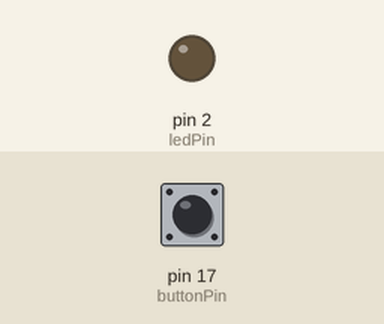
Bench run of a sketch on a simulated Arduino Uno, built with avr-gcc and run on an emulated ATmega328P. Shown: output pins drawn as LEDs (lit = HIGH). Dashed ring = blinking. The test bench sets the inputs (shaded band); at power-on: pin 17 (buttonPin) LOW.

Above: at 1.2 s.
1.3 s: pin 17 (buttonPin) pulled HIGH for 3.2 s
At 1.9 s:
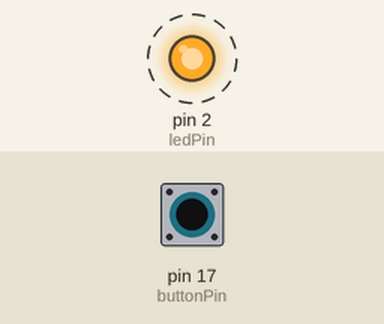
6.0 s: pin 17 (buttonPin) pulled HIGH for 0.15 s
At 6.8 s:
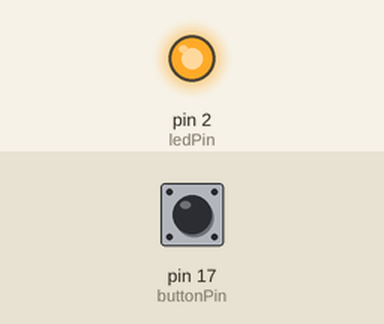
Timing chart, 0 to 9.0 s (numbered marks = the images above; inputs shaded):
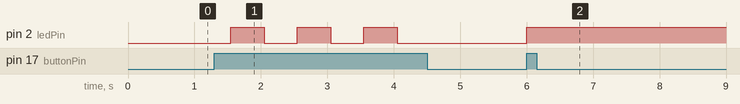

Measured:
- after the input at 1.3 s, pin 2 (ledPin): alternates HIGH for 0.50 s and LOW for 0.50 s, 6 changes in all, then stays LOW, starting after 0.25 s
- after the input at 6.0 s, pin 2 (ledPin): LOW → HIGH at once

The sketch:

trabajo_en_clase_6_entrada_digital_contador.ino
```cpp
const int buttonPin = 17;     // the number of the pushbutton pin
//const int buttonPin2 = 15;    //button 2
const int ledPin =  2;      // the number of the LED pin

int led_state=0;

// variables will change:
int buttonState = 0;         // variable for reading the pushbutton status
int conta=0; //variable de contador
void setup() {
  pinMode(ledPin, OUTPUT);
  pinMode(buttonPin, INPUT);
}

void loop() {
  buttonState = digitalRead(buttonPin);
  if (buttonState == HIGH) {
    conta=conta+1;
    if (conta==2){
      led_state = !led_state;
      digitalWrite(ledPin, led_state);
      conta=0;
    }
    delay(250);
  }

}
```
